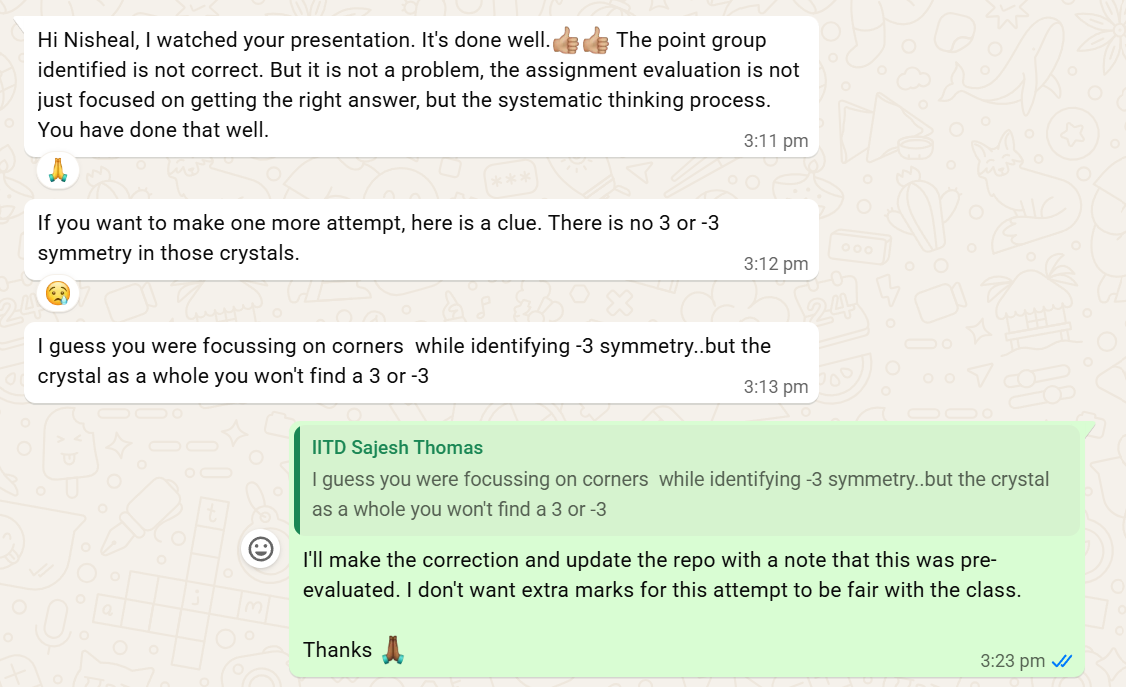
#> input picture slides/notice/feedback_whatsapp_20261004.png, 1126 x 687 px
$ python slides_notice.py
#> lines starting #> are read from the running program, lines starting #| are printed output that depends on the picture
### slides/vt.py
import numpy as np, matplotlib
matplotlib.use('Agg')
import matplotlib.pyplot as plt
from matplotlib.patches import Circle, Rectangle, FancyBboxPatch, Polygon, FancyArrow
plt.rcParams['font.family']='monospace'
plt.rcParams['font.monospace']=['DejaVu Sans Mono']
plt.rcParams['axes.unicode_minus']=False
# OVERHEAD BAR NOTATION. THE COMBINING MACRON U+0304 AND OVERLINE U+0305 BOTH LAND
# ON THE WRONG GLYPH IN MATPLOTLIB, WHICH DOES NOT DO COMPLEX SHAPING, SO BARS ARE
# WRITTEN AS MATHTEXT $\bar{n}$ AND MATHTEXT IS POINTED AT THE SAME MONO FACE.
plt.rcParams['mathtext.fontset']='custom'
plt.rcParams['mathtext.rm']='DejaVu Sans Mono'
plt.rcParams['mathtext.it']='DejaVu Sans Mono'
plt.rcParams['mathtext.bf']='DejaVu Sans Mono:bold'
plt.rcParams['mathtext.default']='regular'
W,H=1920.,1080.
BG='#05080C'; BAR='#24E06E'; BARTXT='#04140A'; ORANGE='#FFB03A'; GREEN='#36F08C'
CYAN='#58D3E8'; BODY='#C9D2D8'; DIM='#38464D'; PANEL='#0C1E33'; PEDGE='#3FC7DE'
MUTE='#8C9AA4'; AMBER='#FFC857'; RED='#E8392F'; WHITE='#FFFFFF'; GRID='#14314F'; VIOLET='#B99BE8'
def new_slide(cmd, page, total=15, tildes=(300,780)):
    # page MAY BE AN int (NUMBERED ANSWER SLIDE) OR A str SUCH AS '[QUESTION]',
    # WHICH IS PRINTED VERBATIM SO QUESTION SLIDES STAY OUT OF THE COUNT.
#> called with cmd = '$ cat NOTICE_POST_EVALUATION.txt', page = '[NOTICE]', total = 15, tildes = (300, 780)
    fig=plt.figure(figsize=(19.2,10.8),dpi=100); fig.patch.set_facecolor(BG)
    ax=fig.add_axes([0,0,1,1]); ax.set_xlim(0,W); ax.set_ylim(0,H); ax.axis('off')
    ax.add_patch(Rectangle((0,H-30),W,30,color=BAR,zorder=5))
    ax.add_patch(Rectangle((0,0),W,30,color=BAR,zorder=5))
    ax.text(22,H-15,'CML6032@IITD:~/ASSIGNMENT',color=BARTXT,fontsize=11,weight='bold',va='center',zorder=6)
    ax.text(W-22,H-15,'VT100 | Bourne shell',color=BARTXT,fontsize=11,weight='bold',va='center',ha='right',zorder=6)
    ax.text(22,15,'assignment1.tex',color=BARTXT,fontsize=11,weight='bold',va='center',zorder=6)
    ax.text(W/2,15,'[READ ONLY]',color=BARTXT,fontsize=11,weight='bold',va='center',ha='center',zorder=6)
    tag = page if isinstance(page,str) else f'{page}/{total}'
    ax.text(W-22,15,tag,color=BARTXT,fontsize=11,weight='bold',va='center',ha='right',zorder=6)
    for y in range(int(tildes[0]),int(tildes[1]),30): ax.text(60,y,'~',color=DIM,fontsize=12,va='center')
    if cmd: ax.text(120,H-95,cmd,color=ORANGE,fontsize=21,va='center')
    return fig,ax
def T(ax,x,y,s,c=BODY,fs=13,w='normal',ha='left',va='center',fam='monospace',z=4):
    return ax.text(x,y,s,color=c,fontsize=fs,weight=w,ha=ha,va=va,family=fam,zorder=z)
def panel(ax,x,y,w,h,fill=PANEL,edge=PEDGE,lw=1.8,r=10):
    ax.add_patch(FancyBboxPatch((x,y),w,h,boxstyle=f'round,pad=0,rounding_size={r}',
        fc=fill,ec=edge,lw=lw,zorder=1)); return None
CW=0.602*100/72.0          # DejaVu Sans Mono advance, px per pt of fontsize
def cw(fs,n=1): return n*fs*CW
# [23 lines left out: functions bullets, row, not called in this run]
def rule(ax,x,y,w_,c=PEDGE,lw=1.2,z=3): ax.plot([x,x+w_],[y,y],color=c,lw=lw,zorder=z)
# ---------- 3D projection ----------
# [6 lines left out: function rot, not called in this run]
def proj(P,az=24,el=16):
    e1,e2,n=rot(az,el); P=np.atleast_2d(P)
    return np.c_[P@e1,P@e2], P@n
CELL_E=[(0,1),(0,2),(0,4),(1,3),(1,5),(2,3),(2,6),(3,7),(4,5),(4,6),(5,7),(6,7)]
def cube_pts(): return np.array([[i,j,k] for i in (0,1) for j in (0,1) for k in (0,1)],float)
def sphere(ax,c,r,col,z):
    ax.add_patch(Circle(c,r,fc=col,ec='#2A2A2A',lw=0.7,zorder=z))
    ax.add_patch(Circle((c[0]-0.33*r,c[1]+0.33*r),0.34*r,fc='white',ec='none',alpha=0.55,zorder=z+0.01))
# [41 lines left out: functions draw_structure, triad, not called in this run]

### slides/slides_notice.py
# NOTICE SLIDE 02a, ADDED 4 OCTOBER 2026 AFTER EVALUATION. IT SITS JUST BEFORE THE FIRST
# CORRECTED SLIDE (03), CARRIES '[NOTICE]' INSTEAD OF A NUMBER, AND REPRODUCES THE
# INSTRUCTOR'S FEEDBACK AS RECEIVED: THE SCREENSHOT IS PASTED UNEDITED.
import sys,os; sys.path.insert(0,'/data/deck')
from vt import *
from PIL import Image
HERE=os.path.dirname(os.path.abspath(__file__))
OUT='/data/deck/slides/'
SHOT=os.path.join(HERE,'notice','feedback_whatsapp_20261004.png')
def build():
    fig,ax=new_slide('$ cat NOTICE_POST_EVALUATION.txt','[NOTICE]')
    T(ax,1800,H-95,'[ADDED 4 OCT 2026, AFTER EVALUATION]',RED,13,'bold',ha='right')
    T(ax,120,H-158,'NOTICE: PART A CORRECTED AFTER EVALUATION',GREEN,23,'bold')
    T(ax,1800,H-158,'[NOT FOR EXTRA MARKS]',AMBER,19,'bold',ha='right')
    # ---- LEFT: THE FEEDBACK AS RECEIVED, PIXEL FOR PIXEL AFTER ONE LANCZOS RESIZE
    panel(ax,120,130,1060,760)
    T(ax,650,862,'THE FEEDBACK AS RECEIVED: WHATSAPP, 4 OCT 2026, 3:11 TO 3:23 PM',CYAN,14,'bold','center')
    src=Image.open(SHOT).convert('RGB'); bw=1020; bh=int(round(bw*src.height/src.width))
#> after `bh = int(round(bw * src.height / src.width))`: bh = 622
    im=np.asarray(src.resize((bw,bh),Image.LANCZOS))
    x0=140; y0=178+(662-bh)//2
#> after `y0 = 178 + (662 - bh) // 2`: y0 = 198
    a=fig.add_axes([x0/W,y0/H,bw/W,bh/H]); a.imshow(im,interpolation='none',aspect='auto'); a.axis('off')
    ax.add_patch(Rectangle((x0-3,y0-3),bw+6,bh+6,fc='none',ec=PEDGE,lw=1.4,zorder=3))
    T(ax,650,152,'SCREENSHOT PASTED UNEDITED  |  THE LAST MESSAGE (GREEN) IS MY REPLY',AMBER,12.5,'bold','center')
    # ---- RIGHT: WHAT CHANGED AND WHAT DID NOT
    panel(ax,1205,130,595,760)
    T(ax,1502,862,'WHAT CHANGED, AND WHAT DID NOT',CYAN,14,'bold','center')
    ITEMS=[('[1]',['EVALUATED AS COMMIT 1bebbc3 (2 OCT 2026):','PART A THERE, AND IN ITS VIDEO, SAYS m$\\bar{3}$m.'],BODY),
           ('[2]',['FEEDBACK: "IT\'S DONE WELL", BUT THE POINT','GROUP IS NOT CORRECT.'],BODY),
           ('[3]',['CLUE: NO 3 OR $\\bar{3}$ SYMMETRY IN THE CRYSTAL','AS A WHOLE; I HAD READ $\\bar{3}$ OFF THE CORNERS.'],BODY),
           ('[4]',['CORRECTED ON THE NEXT TWO SLIDES (03, 04)','AND IN ITEM [1] OF SLIDE 15: mmm (D2h).'],GREEN),
           ('[5]',["THE CORRECTION USES THE INSTRUCTOR'S CLUE,",'SO IT IS NOT INDEPENDENT WORK.'],BODY),
           ('[6]',['FOR THE RECORD ONLY: NO EXTRA MARKS ARE','ASKED FOR, TO BE FAIR TO THE CLASS.'],AMBER),
           ('[7]',['UNCHANGED: SLIDES 02, 05 TO 14, PART B AND','EVERY CIF FILE; 01 GAINED ONLY THE DATES.'],BODY)]
    y=812; fs=12
    for mk,lines,c in ITEMS:
        T(ax,1230,y,mk,AMBER,fs,'bold')
        for k,l in enumerate(lines): T(ax,1230+cw(fs,4),y-k*28,l,c,fs,'bold' if c!=BODY else 'normal')
        y-=28*len(lines)+22
    rule(ax,1230,y+6,545,c='#2B3942')
    T(ax,1230,y-22,'THE EVALUATED VERSION, KEPT AS IT WAS:',MUTE,11)
    T(ax,1230,y-46,'github.com/0nmeesheall/CML6032-Assignment1',CYAN,11)
    T(ax,1230,y-68,'    /tree/1bebbc3',CYAN,11)
    T(ax,120,92,'$ ./diff_since_evaluation.sh --slides',ORANGE,17)
    T(ax,120,56,'[NOTICE] CHANGED AFTER EVALUATION: 01 (DATES ONLY), 02a (THIS NOTICE), 03, 04 AND 15  |  '
               'UNCHANGED: 02, 05 TO 14, PART B AND THE CIF FILES',BODY,12.5)
    fig.savefig(OUT+'02a.png',facecolor=BG); plt.close(fig)
#> after `fig.savefig(OUT + '02a.png', facecolor=BG)`:
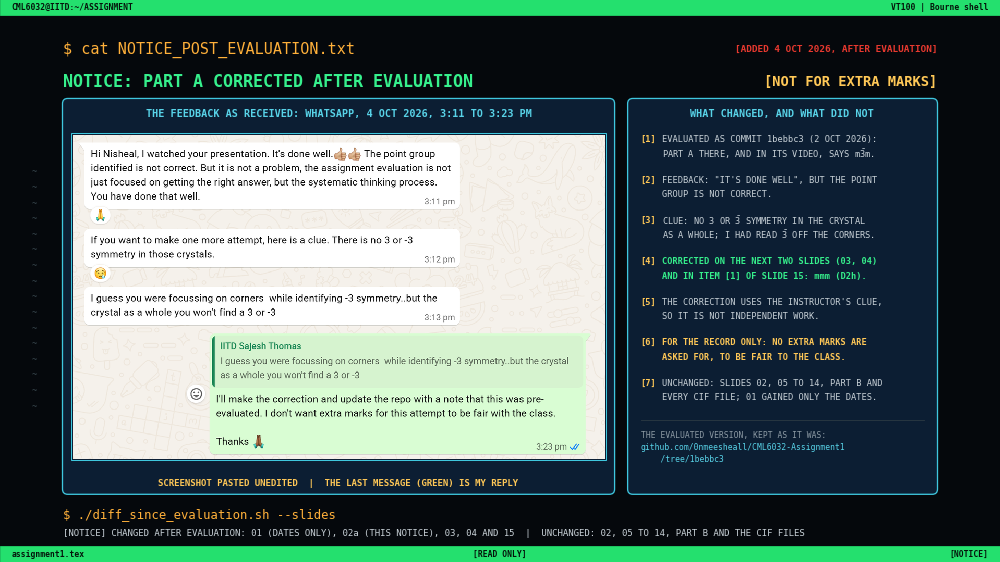
#> figure drawn by matplotlib, 2 panels
if __name__=='__main__': build()
